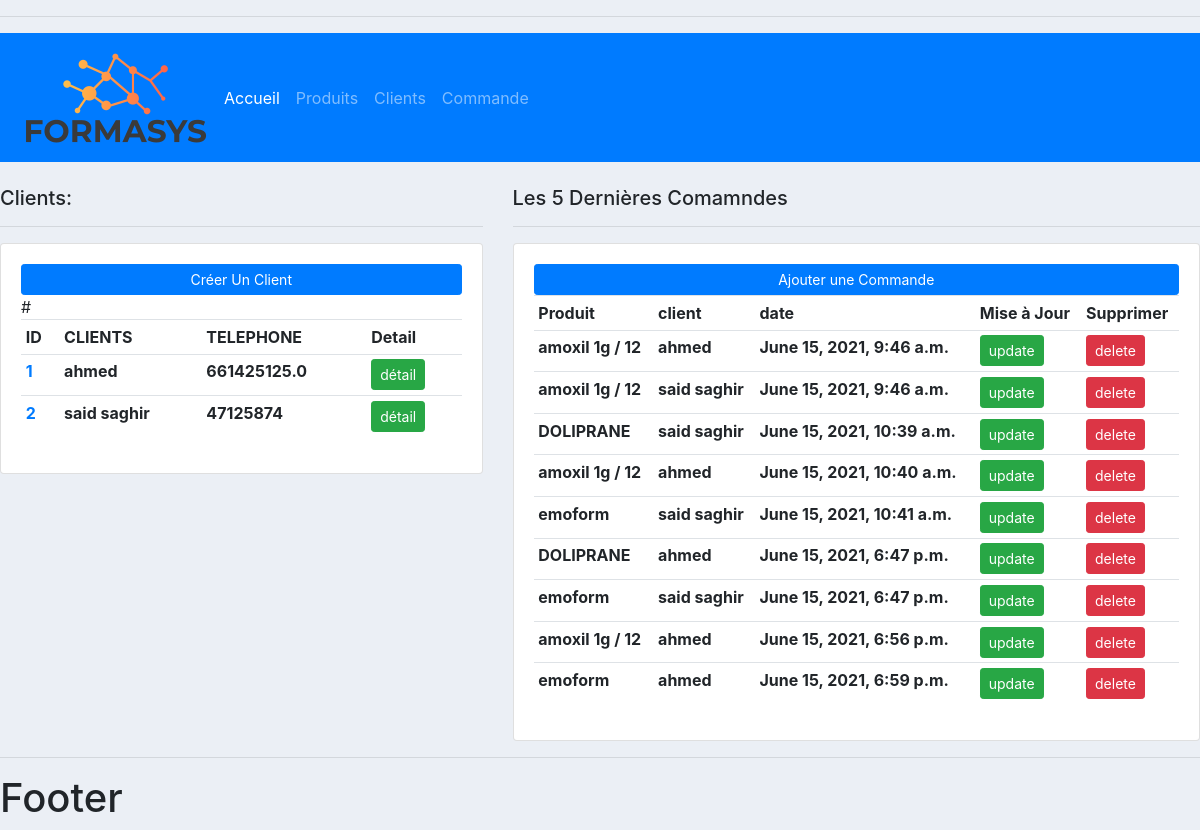
Before: / with the older database file.
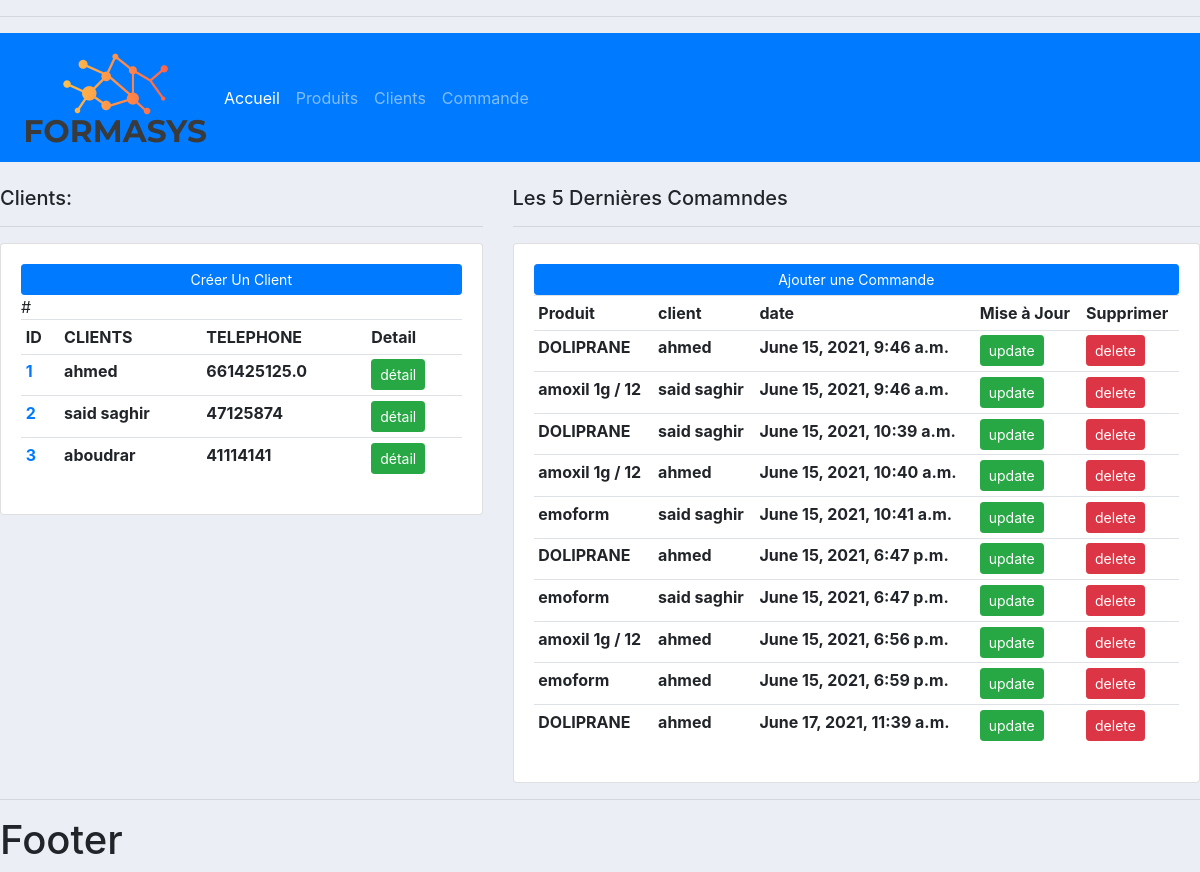
After: the same page with the newer database file.
### client/models.py (models this page shows)
class Client(models.Model):
    nom = models.CharField(max_length=50 , null=True)
    telephone = models.CharField(max_length=50 , null=True)
    date_creation = models.DateTimeField(auto_now=True , null=True)
    def __str__(self):
        return self.nom

### commande/models.py (models this page shows)
class Commande(models.Model):
    client = models.ForeignKey(Client,null=True,on_delete=models.SET_NULL)
    produit=  models.ForeignKey(Produit,null=True,on_delete=models.SET_NULL)
    date_creation = models.DateTimeField(auto_now_add=True)

### produit/models.py (models this page shows)
class Produit(models.Model):
    nom = models.CharField(max_length=50 , null=True)
    prix = models.FloatField(null=True)
    def __str__(self):
        return self.nom

### produit/views.py (the view)
# urls.py: path('' ,views.home ),
def home(request):
    commandes=Commande.objects.all()
    clients = Client.objects.all()
    context= {'commandes':commandes , 'clients':clients}
    return render(request , 'produit/accueil.html' ,context)

### templates/produit/accueil.html (shortened to what this page needs)
{% extends 'main.html' %}
 {% block contenu %}
<br>
<div class="row">
	<div class="col-md-5">
		<h5>Clients:</h5>
		<hr>
		<div class="card card-body">
			<a class="btn btn-primary  btn-sm btn-block" href="">Créer Un Client</a>
			<table class="table table-sm">
					<th>ID</th>
					<th>CLIENTS</th>
					<th>TELEPHONE</th>
                    <th>Detail</th>
                    {% for c in clients %}
				     <tr>
				    <th><a href="{% url 'client' c.id %}">{{c.id}}</a></th>
				    <th>{{c.nom}}</th>
				    <th>{{c.telephone}}</th>
					<th><a class="btn btn-sm btn-success" href="{% url 'client' c.id %}">détail</a></th>
					</tr>
				    {% endfor %}
			</table>
		</div>
	</div>
	<div class="col-md-7">
		<h5>Les 5 Dernières Comamndes</h5>
		<hr>
		<div class="card card-body">
			<a class="btn btn-primary  btn-sm btn-block" href="{% url 'ajout_commande' %}">Ajouter une Commande</a>
			<table class="table table-sm">
				<tr>
					<th>Produit</th>
					<th>client</th>
					<th>date</th>
					<th>Mise à Jour</th>
					<th>Supprimer</th>
				</tr>
                     {% for cm in commandes %}
                           <tr>
				       <th>{{cm.produit}}</th>
					<th>{{cm.client}}</th>
					<th>{{cm.date_creation}}</th>
					<th><a class="btn btn-sm btn-success" href="{% url 'modifier_commande' cm.id %}">update</a></th>
					<th><a class="btn btn-sm btn-danger" href="">delete</a></th>
						   </tr>
				       {% endfor %}
			</table>
		</div>
	</div>
</div>
   {% endblock %}

### templates/main.html (shortened to what this page needs)
{% load static %}
<!DOCTYPE html>
<html lang="en">
<head>
    <link rel="stylesheet" href="https://cdn.jsdelivr.net/npm/bootstrap@4.6.0/dist/css/bootstrap.min.css">
     <link rel="stylesheet" type="text/css" href="{% static 'css/main.css' %}">
</head>
<body>
<hr>
      {% include 'base/navbar.html'%}
      {% block contenu %}
      {% endblock %}
    <hr>
<h1>Footer</h1>
</body>
</html>

### templates/base/navbar.html (shortened to what this page needs)
 {% load static %}
    <nav class="navbar navbar-expand-lg navbar-dark bg-primary">
  <img src="{% static 'images/logo.png' %}">
  <div class="collapse navbar-collapse" id="navbarNav">
    <ul class="navbar-nav">
      <li class="nav-item active">
        <a class="nav-link" href="#">Accueil </a>
      </li>
      <li class="nav-item">
        <a class="nav-link" href="#">Produits</a>
      </li>
      <li class="nav-item">
        <a class="nav-link" href="#">Clients</a>
      </li>
      <li class="nav-item">
         <a class="nav-link" href="#">Commande</a>
      </li>
    </ul>
  </div>
</nav>

### static/css/main.css (style rules this page uses)
body { background-color: #ebeff5; }

Changed rows visible on the page:
added Client: id "3", nom "aboudrar", telephone "41114141"
changed Commande (number 1 of 10 on the later page): produit "amoxil 1g / 12" → "DOLIPRANE"
added Commande: produit "DOLIPRANE", client "ahmed", date_creation "June 17, 2021, 11:39 a.m."
